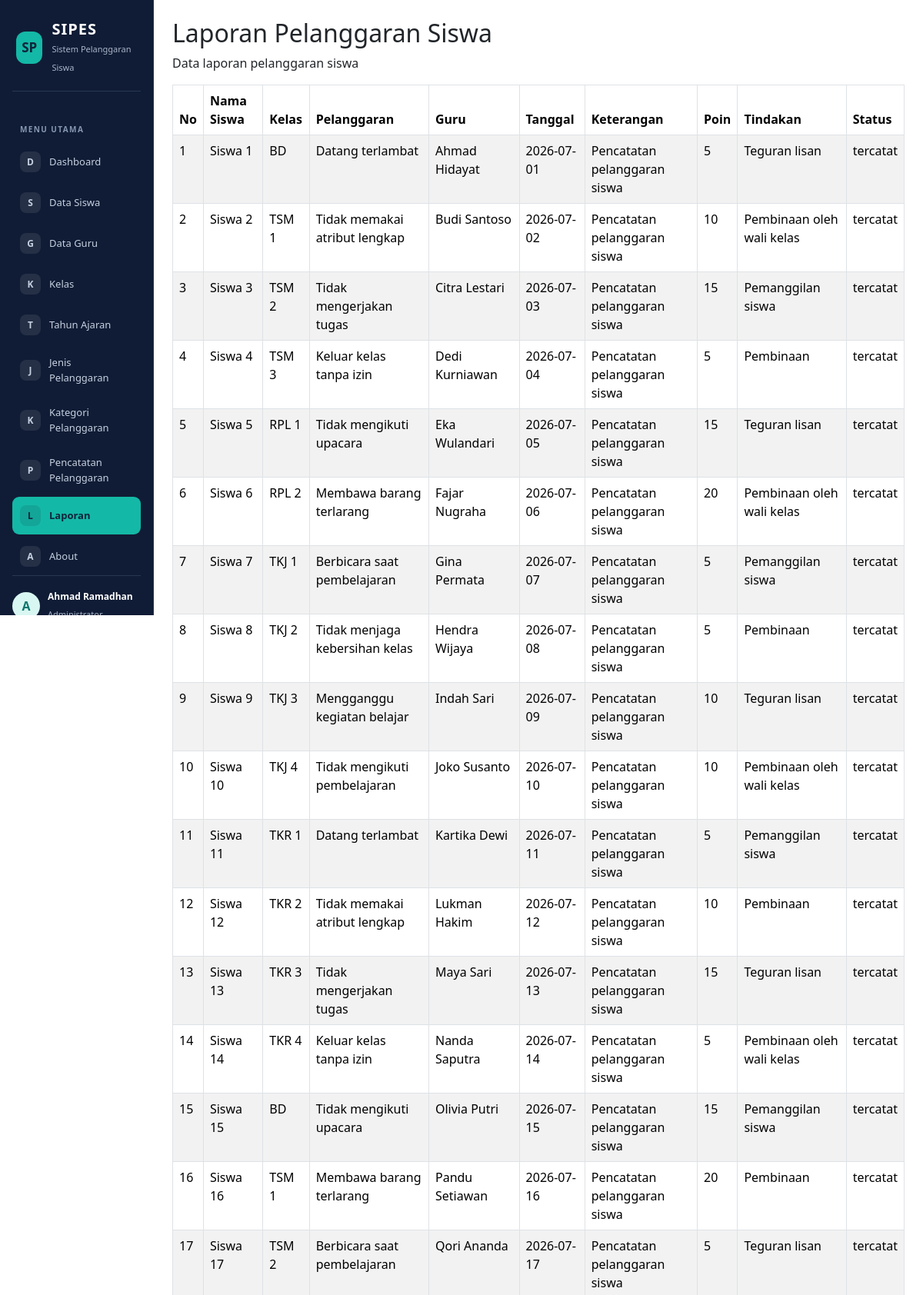
The app's page /laporan.php (signed in, upper part) with its own data.
### tables this page shows
CREATE TABLE `t_pelanggaran_siswa` (
  `id` int(11) NOT NULL,
  `tahun_ajaran_id` int(11) DEFAULT NULL,
  `siswa_id` int(11) DEFAULT NULL,
  `nama_siswa` varchar(150) NOT NULL,
  `kelas_id` int(11) DEFAULT NULL,
  `nama_kelas` varchar(100) NOT NULL,
  `pelanggaran_id` int(11) DEFAULT NULL,
  `nama_pelanggaran` varchar(150) NOT NULL,
  `pelanggaran_kategori_id` int(11) DEFAULT NULL,
  `guru_id` int(11) DEFAULT NULL,
  `nama_guru` varchar(150) NOT NULL,
  `tanggal` date DEFAULT NULL,
  `keterangan` text NOT NULL,
  `poin` int(11) NOT NULL,
  `tindakan` text NOT NULL,
  `status` varchar(30) NOT NULL,
  `created_at` timestamp NOT NULL DEFAULT current_timestamp(),
  `updated_at` timestamp NOT NULL DEFAULT current_timestamp()
);

### laporan.php (the view, shortened to what this page needs)
<?php
include 'config/koneksi.php';
$query = "SELECT * FROM t_pelanggaran_siswa ORDER BY id ASC";
$hasil = mysqli_query($koneksi, $query);
?>
<!DOCTYPE html>
<html lang="id">
<head>
    <link href="https://cdn.jsdelivr.net/npm/bootstrap@5.3.3/dist/css/bootstrap.min.css" rel="stylesheet">
</head>
<body>
<div class="container-fluid">
    <div class="row">
        <?php include 'includes/sidebar.php'; ?>
<main class="col-md-9 col-lg-10 p-4 ms-md-auto">
            <h2>Laporan Pelanggaran Siswa</h2>
            <p>
                Data laporan pelanggaran siswa
            </p>
            <div class="table-responsive">
                <table class="table table-bordered table-striped">
                    <thead>
                        <tr>
                            <th>No</th>
                            <th>Nama Siswa</th>
                            <th>Kelas</th>
                            <th>Pelanggaran</th>
                            <th>Guru</th>
                            <th>Tanggal</th>
                            <th>Keterangan</th>
                            <th>Poin</th>
                            <th>Tindakan</th>
                            <th>Status</th>
                        </tr>
                    </thead>
                    <tbody>
                        <?php
                        $no = 1;
                        while ($data = mysqli_fetch_assoc($hasil)) {
                        ?>
                        <tr>
                            <td><?php echo $no++; ?></td>
                            <td><?php echo $data['nama_siswa']; ?></td>
                            <td><?php echo $data['nama_kelas']; ?></td>
                            <td><?php echo $data['nama_pelanggaran']; ?></td>
                            <td><?php echo $data['nama_guru']; ?></td>
                            <td><?php echo $data['tanggal']; ?></td>
                            <td><?php echo $data['keterangan']; ?></td>
                            <td><?php echo $data['poin']; ?></td>
                            <td><?php echo $data['tindakan']; ?></td>
                            <td><?php echo $data['status']; ?></td>
                        </tr>
                        <?php
                        }
                        ?>
                    </tbody>
                </table>
            </div>
        </main>
    </div>
</div>
</body>
</html>

### records on screen
t_pelanggaran_siswa: nama_siswa "Siswa 1", nama_kelas "BD", nama_pelanggaran "Datang terlambat", nama_guru "Ahmad Hidayat", tanggal "2026-07-01", keterangan "Pencatatan pelanggaran siswa", poin "5", tindakan "Teguran lisan", status "tercatat"
t_pelanggaran_siswa: nama_siswa "Siswa 2", nama_kelas "TSM 1", nama_pelanggaran "Tidak memakai atribut lengkap", nama_guru "Budi Santoso", tanggal "2026-07-02", keterangan "Pencatatan pelanggaran siswa", poin "10", tindakan "Pembinaan oleh wali kelas", status "tercatat"
t_pelanggaran_siswa: nama_siswa "Siswa 3", nama_kelas "TSM 2", nama_pelanggaran "Tidak mengerjakan tugas", nama_guru "Citra Lestari", tanggal "2026-07-03", keterangan "Pencatatan pelanggaran siswa", poin "15", tindakan "Pemanggilan siswa", status "tercatat"
t_pelanggaran_siswa: nama_siswa "Siswa 4", nama_kelas "TSM 3", nama_pelanggaran "Keluar kelas tanpa izin", nama_guru "Dedi Kurniawan", tanggal "2026-07-04", keterangan "Pencatatan pelanggaran siswa", poin "5", tindakan "Pembinaan", status "tercatat"
t_pelanggaran_siswa: nama_siswa "Siswa 5", nama_kelas "RPL 1", nama_pelanggaran "Tidak mengikuti upacara", nama_guru "Eka Wulandari", tanggal "2026-07-05", keterangan "Pencatatan pelanggaran siswa", poin "15", tindakan "Teguran lisan", status "tercatat"
t_pelanggaran_siswa: nama_siswa "Siswa 6", nama_kelas "RPL 2", nama_pelanggaran "Membawa barang terlarang", nama_guru "Fajar Nugraha", tanggal "2026-07-06", keterangan "Pencatatan pelanggaran siswa", poin "20", tindakan "Pembinaan oleh wali kelas", status "tercatat"
t_pelanggaran_siswa: nama_siswa "Siswa 7", nama_kelas "TKJ 1", nama_pelanggaran "Berbicara saat pembelajaran", nama_guru "Gina Permata", tanggal "2026-07-07", keterangan "Pencatatan pelanggaran siswa", poin "5", tindakan "Pemanggilan siswa", status "tercatat"
t_pelanggaran_siswa: nama_siswa "Siswa 8", nama_kelas "TKJ 2", nama_pelanggaran "Tidak menjaga kebersihan kelas", nama_guru "Hendra Wijaya", tanggal "2026-07-08", keterangan "Pencatatan pelanggaran siswa", poin "5", tindakan "Pembinaan", status "tercatat"
t_pelanggaran_siswa: nama_siswa "Siswa 9", nama_kelas "TKJ 3", nama_pelanggaran "Mengganggu kegiatan belajar", nama_guru "Indah Sari", tanggal "2026-07-09", keterangan "Pencatatan pelanggaran siswa", poin "10", tindakan "Teguran lisan", status "tercatat"
t_pelanggaran_siswa: nama_siswa "Siswa 10", nama_kelas "TKJ 4", nama_pelanggaran "Tidak mengikuti pembelajaran", nama_guru "Joko Susanto", tanggal "2026-07-10", keterangan "Pencatatan pelanggaran siswa", poin "10", tindakan "Pembinaan oleh wali kelas", status "tercatat"
t_pelanggaran_siswa: nama_siswa "Siswa 11", nama_kelas "TKR 1", nama_pelanggaran "Datang terlambat", nama_guru "Kartika Dewi", tanggal "2026-07-11", keterangan "Pencatatan pelanggaran siswa", poin "5", tindakan "Pemanggilan siswa", status "tercatat"
t_pelanggaran_siswa: nama_siswa "Siswa 12", nama_kelas "TKR 2", nama_pelanggaran "Tidak memakai atribut lengkap", nama_guru "Lukman Hakim", tanggal "2026-07-12", keterangan "Pencatatan pelanggaran siswa", poin "10", tindakan "Pembinaan", status "tercatat"
t_pelanggaran_siswa: nama_siswa "Siswa 13", nama_kelas "TKR 3", nama_pelanggaran "Tidak mengerjakan tugas", nama_guru "Maya Sari", tanggal "2026-07-13", keterangan "Pencatatan pelanggaran siswa", poin "15", tindakan "Teguran lisan", status "tercatat"
t_pelanggaran_siswa: nama_siswa "Siswa 14", nama_kelas "TKR 4", nama_pelanggaran "Keluar kelas tanpa izin", nama_guru "Nanda Saputra", tanggal "2026-07-14", keterangan "Pencatatan pelanggaran siswa", poin "5", tindakan "Pembinaan oleh wali kelas", status "tercatat"
t_pelanggaran_siswa: nama_siswa "Siswa 15", nama_kelas "BD", nama_pelanggaran "Tidak mengikuti upacara", nama_guru "Olivia Putri", tanggal "2026-07-15", keterangan "Pencatatan pelanggaran siswa", poin "15", tindakan "Pemanggilan siswa", status "tercatat"
t_pelanggaran_siswa: nama_siswa "Siswa 16", nama_kelas "TSM 1", nama_pelanggaran "Membawa barang terlarang", nama_guru "Pandu Setiawan", tanggal "2026-07-16", keterangan "Pencatatan pelanggaran siswa", poin "20", tindakan "Pembinaan", status "tercatat"
t_pelanggaran_siswa: nama_siswa "Siswa 17", nama_kelas "TSM 2", nama_pelanggaran "Berbicara saat pembelajaran", nama_guru "Qori Ananda", tanggal "2026-07-17", keterangan "Pencatatan pelanggaran siswa", poin "5", tindakan "Teguran lisan", status "tercatat"

### other values on screen
substr($_SESSION['name'] ?? 'U', 0, 1) "A"
$_SESSION['name'] "Ahmad Ramadhan"
